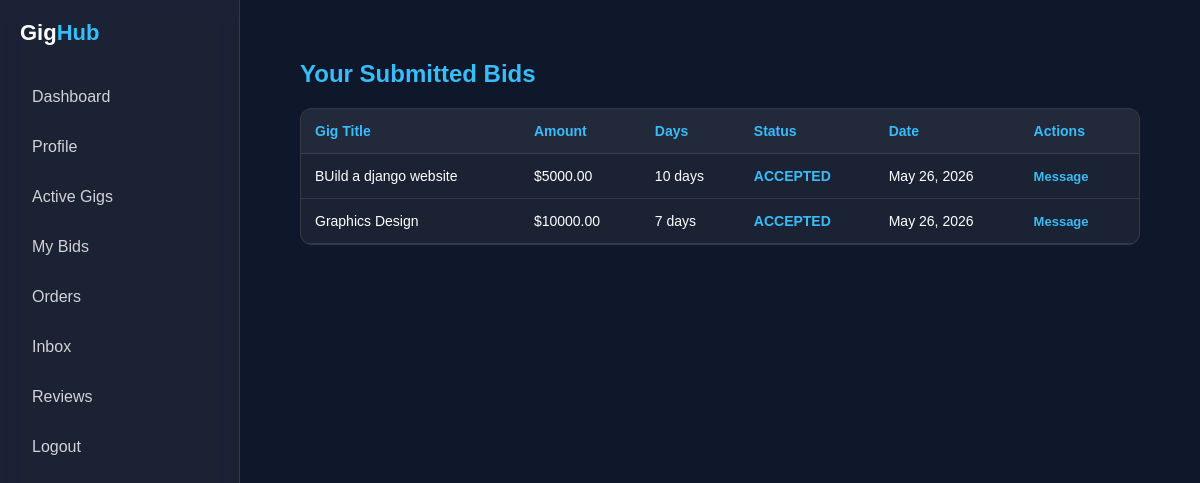
Screenshot of /freelancer/bids/ (signed in) with the database file from the repository.
### Client/models.py (models this page shows, shortened)
class Bid(models.Model):
    gig = models.ForeignKey(Gig, on_delete=models.CASCADE)
    freelancer = models.ForeignKey(User, on_delete=models.CASCADE)
    amount = models.DecimalField(max_digits=10, decimal_places=2)
    days = models.PositiveIntegerField()
    cover_letter = models.TextField()
    status = models.CharField(max_length=20,
    choices=[('PENDING','Pending'),('ACCEPTED','Accepted'),('REJECTED','Rejected')], default='PENDING')
    created_at = models.DateTimeField(auto_now_add=True)

class Gig(models.Model):
    client = models.ForeignKey(User, on_delete=models.CASCADE)
    title = models.CharField(max_length=200)
    category = models.CharField(max_length=100)
    budget_min = models.DecimalField(max_digits=10, decimal_places=2)
    budget_max = models.DecimalField(max_digits=10, decimal_places=2)
    description = models.TextField()
    status = models.CharField(max_length=20,
    choices=[('OPEN', 'Open'),('ASSIGNED','Assigned'),('CLOSED', 'Closed')], default='OPEN')
    created_at = models.DateTimeField(auto_now_add=True)

### Freelancer/views.py (the view)
# urls.py: path('freelancer/bids/', views.my_bids, name='my_bids'),
@login_required(login_url='freelancerloginPage')
def my_bids(request: HttpRequest):
    bids = Bid.objects.filter(freelancer=request.user).order_by('-created_at')
    return render(request, 'mybids.html', {'bids': bids})

### Freelancer/templates/mybids.html (shortened to what this page needs)
{% extends 'based.html' %}
{% block content %}
    <div class="main">
        <h2>Your Submitted Bids</h2>
        {% if bids %}
        <div class="table-container">
            <table>
                <tr>
                    <th>Gig Title</th>
                    <th>Amount</th>
                    <th>Days</th>
                    <th>Status</th>
                    <th>Date</th>
                    <th>Actions</th>
                </tr>
                {% for bid in bids %}
                <tr>
                    <td>{{ bid.gig.title }}</td>
                    <td>${{ bid.amount }}</td>
                    <td>{{ bid.days }} days</td>
                    <td class="status {{ bid.status|lower }}">{{ bid.status }}</td>
                    <td>{{ bid.created_at|date:"M d, Y" }}</td>
                    <td class="actions">
                        {% if bid.status == "PENDING" %}
                            <a href="{% url 'edit_bid' bid.id %}">Edit</a>
                            <a href="{% url 'withdraw_bid' bid.id %}">Withdraw</a>
                        {% elif bid.status == "ACCEPTED" %}
                            <a href="{% url 'start_convo' bid.id %}">Message</a>
                        {% else %}
                            <span style="color: rgba(255,255,255,0.4);">Closed</span>
                        {% endif %}
                    </td>
                </tr>
                {% endfor %}
            </table>
        </div>
        {% else %}
            <p class="empty">You haven't placed any bids yet.</p>
        {% endif %}
    </div>
{% endblock %}

### static/css/style.css (style rules this page uses)
* { margin: 0; padding: 0; box-sizing: border-box; font-family: Arial, Helvetica, sans-serif; }
body { background: #0f172a; color: white; display: flex; min-height: 100vh; }
.main { flex: 1; padding: 30px; }

### Freelancer/templates/mybids.html (style rules this page uses)
h2 { color: #38bdf8; margin-bottom: 20px; }
.table-container { background: rgba(255,255,255,0.05); border: 1px solid rgba(255,255,255,0.1); border-radius: 12px; overflow-x: auto; }
table { width: 100%; border-collapse: collapse; min-width: 700px; }
th, td { padding: 14px; text-align: left; border-bottom: 1px solid rgba(255,255,255,0.1); font-size: 14px; }
th { color: #38bdf8; background: rgba(255,255,255,0.03); }
.status.accepted { color: #38bdf8; font-weight: bold; }
.actions a { color: #38bdf8; text-decoration: none; font-weight: bold; margin-right: 10px; font-size: 13px; }

### rows the page displays
Bid: gig "BUild a django website", amount "5000.00", days "10", status "ACCEPTED", created_at "May 26, 2026", shows "Message"
Bid: gig "Graphics Design", amount "10000.00", days "7", status "ACCEPTED", created_at "May 26, 2026", shows "Message"
